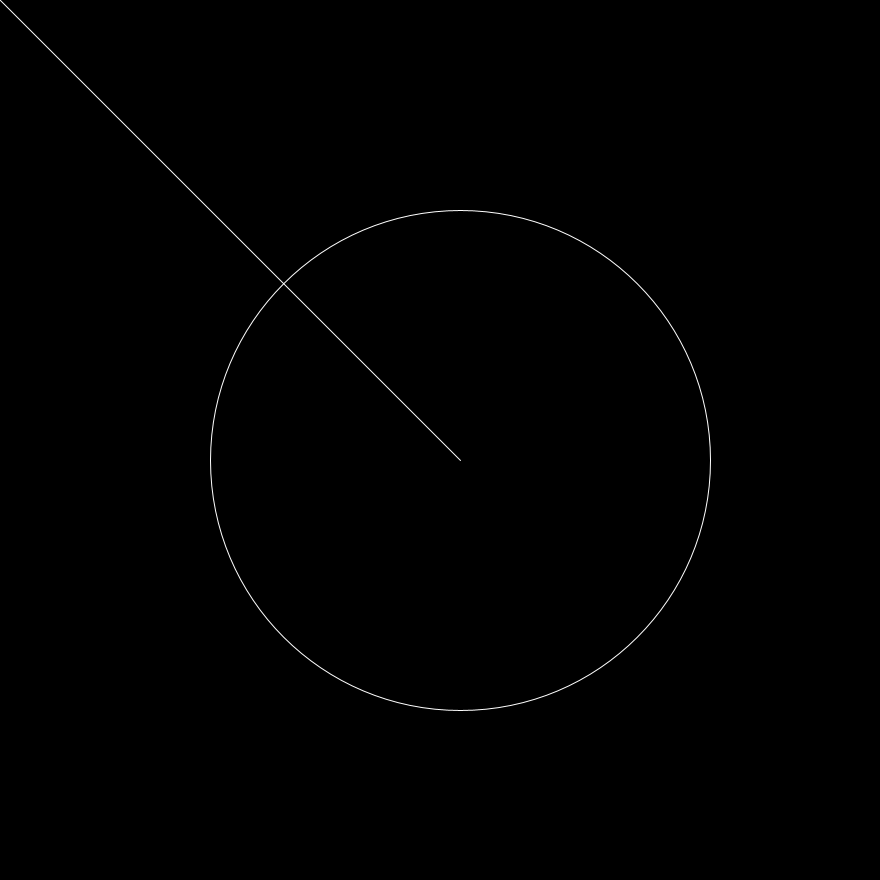
Frame 1 (no input)
Frame 60 (the mouse pressed at the canvas centre just before this capture): identical to frame 1, image omitted
Frame 120 (the mouse held since frame 60 and released just before this capture): identical to frame 1, image omitted

The Processing sketch that drew this single still picture (run headless with seeded random() and noise(); from frame 60 on, the mouse is pressed at the canvas centre):

// Processing sketch: circle_radii_distort_jitter
// ── circle_radii_distort_jitter.pde
int numWedges = 10;
int radius = 500;
int jitter = 2;
int frameCounter = 0;
int interval = 2;

void setup()
{
    size( 880, 880 );
}

void draw()
{

    background(0);
    noFill();
    stroke(255);
    smooth();

    translate( 20, 20 );
    
    circle(width / 2, height / 2, radius);
    line(width / 2, height / 2, (width / 2) - radius, (width / 2) - radius);
    
    //if (frameCounter%(interval) == 0) {
    //    print("Doing the thing\n");
    //    for (int k = 0; k < (numRows + 1); k++) {
    //      for (int l = 0; l < (numRows + 1); l++) {
    //        vertices[l][k].x += int(random((-1 * jitter), jitter));
    //        vertices[l][k].y += int(random((-1 * jitter), jitter));
    //      }
    //    }
    //  }

    //for (int j = 0; j < numWedges; j ++) {
        
    //}
    //frameCounter++;
}
